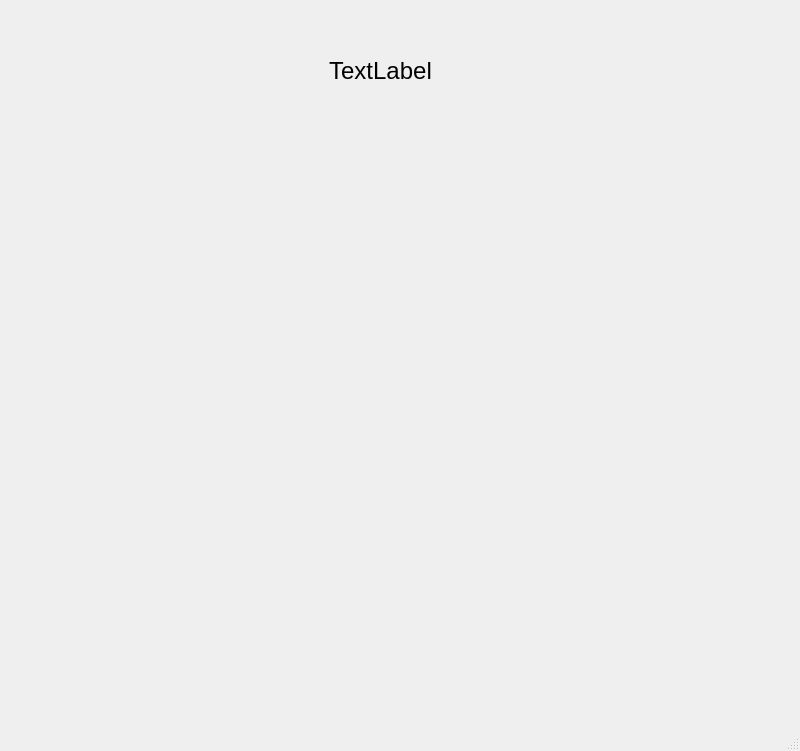
<?xml version="1.0" encoding="UTF-8"?>
<ui version="4.0">
 <class>MainWindow</class>
 <widget class="QMainWindow" name="MainWindow">
  <property name="geometry">
   <rect>
    <x>0</x>
    <y>0</y>
    <width>800</width>
    <height>751</height>
   </rect>
  </property>
  <property name="windowTitle">
   <string>MainWindow</string>
  </property>
  <widget class="QWidget" name="centralwidget">
   <widget class="QWidget" name="gridLayoutWidget">
    <property name="geometry">
     <rect>
      <x>110</x>
      <y>140</y>
      <width>551</width>
      <height>521</height>
     </rect>
    </property>
    <layout class="QGridLayout" name="fieldLayout"/>
   </widget>
   <widget class="QLabel" name="scoreField">
    <property name="geometry">
     <rect>
      <x>240</x>
      <y>40</y>
      <width>281</width>
      <height>61</height>
     </rect>
    </property>
    <property name="font">
     <font>
      <pointsize>18</pointsize>
     </font>
    </property>
    <property name="text">
     <string>TextLabel</string>
    </property>
    <property name="alignment">
     <set>Qt::AlignCenter</set>
    </property>
   </widget>
  </widget>
  <widget class="QMenuBar" name="menubar">
   <property name="geometry">
    <rect>
     <x>0</x>
     <y>0</y>
     <width>800</width>
     <height>26</height>
    </rect>
   </property>
  </widget>
  <widget class="QStatusBar" name="statusbar"/>
 </widget>
 <resources/>
 <connections/>
</ui>
